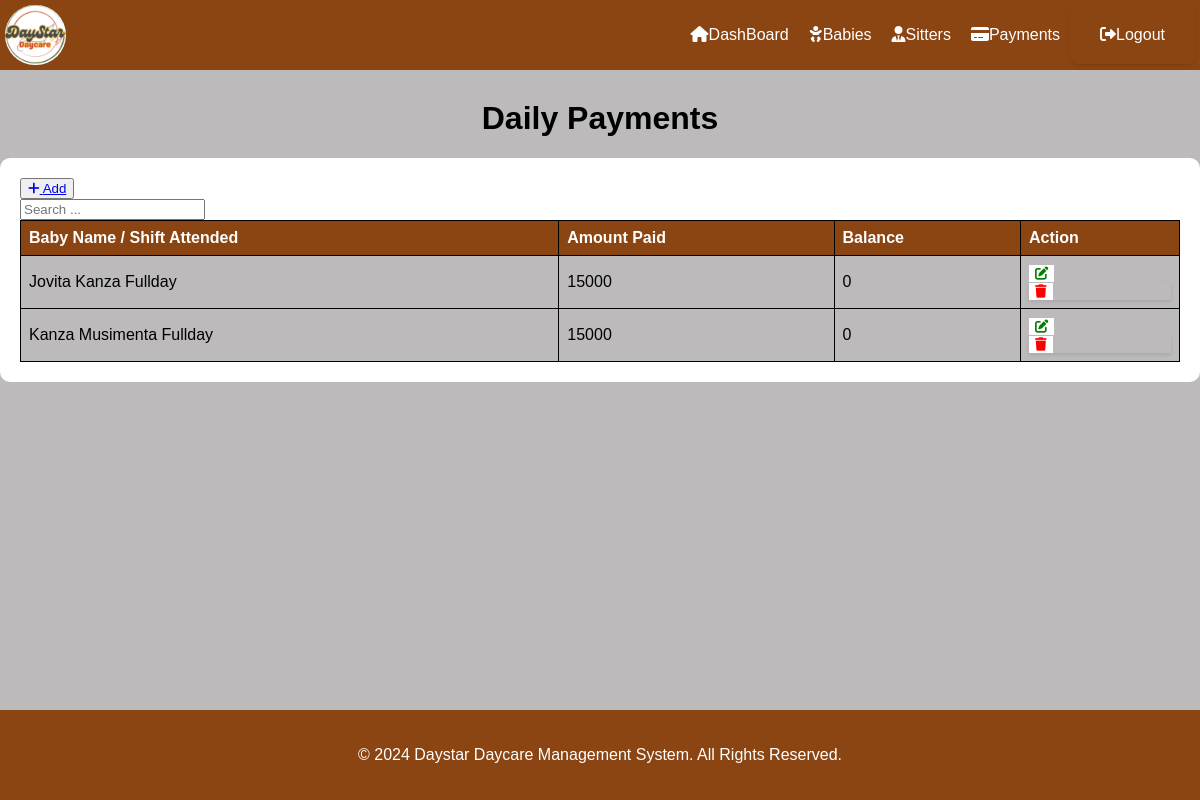
Screenshot of /daily_list/ with the database file from the repository.
### ddms_app/models.py (models this page shows, shortened)
class Dailypay(models.Model):
    departure = models.ForeignKey(
        Departure,
        on_delete=models.CASCADE,  # Deleting the Record deletes the Sitter_on_duty
        related_name='sitters',    # Allows reverse lookup
        null=True,                 # Sitter_on_duty may not always have a Record
        blank=False,                 # Allows for flexibility
    )
    amount_paid = models.CharField(max_length=50, blank=True, null=True)
    balance = models.IntegerField(null=True, blank=True)

class Departure(models.Model):
    PERIOD = (
        ('Halfday', 'Halfday'),
        ('Fullday', 'Fullday'),
    )
    STATUS = (
        ('Pending', 'Pending'),
        ('Cleared', 'Cleared'),
        ('Partial', 'Partial'),
    )
    arrival = models.ForeignKey(
        Arrival,
        on_delete=models.CASCADE,
        related_name='departures',
        null=True,
        blank=False,
    )
    name_person = models.CharField(max_length=50, blank=True, null=True)
    person_contact = models.CharField(max_length=50, blank=True, null=True)
    time_out = models.DateTimeField(auto_now_add = True, blank=True, null=True)
    period_stayed = models.CharField(max_length=20, blank=True, null=True, choices=PERIOD)
    payment_status = models.CharField(max_length=20, blank=True, null=True, choices=STATUS)
    comment = models.CharField(max_length=100, blank=True, null=True)

class Arrival(models.Model):
    GENDER = (
        ('Male', 'Male'),
        ('Female', 'Female'),
    )
    PERIOD = (
        ('Halfday', 'Halfday'),
        ('Fullday', 'Fullday'),
    )
    STATUS = (
        ('Pending', 'Pending'),
        ('Cleared', 'Cleared'),
        ('Partial', 'Partial'),
    )
    first_name = models.CharField(max_length=50, blank=True,null=True)
    last_name = models.CharField(max_length=50, blank=True, null=True)
    gender = models.CharField(max_length=10, blank=True,null=True, choices=GENDER)
    age = models.IntegerField(null=True, blank=True)
    location = models.CharField(max_length=30, null=True, blank=True)
    name_person = models.CharField(max_length=50, blank=True, null=True)
    person_contact = models.CharField(max_length=50, blank=True, null=True)
    time_in = models.DateTimeField(auto_now_add = True, blank=True, null=True)
    period_of_stay = models.CharField(max_length=20, blank=True, null=True, choices=PERIOD)
    payment_status = models.CharField(max_length=20, blank=True, null=True, choices=STATUS )

### ddms_app/views.py (the view)
# urls.py: path('daily_list/' ,views.daily_list, name='daily_list'),
def daily_list(request):
    records = Dailypay.objects.all()
    return render(request, 'daily_list.html', {'records': records})

### ddms_app/templates/daily_list.html (shortened to what this page needs)
{% extends  'base.html' %}
{% block content%}
    <h1>Daily Payments</h1>
    <div class="mt-4 p-5 bg-secondary text-white rounded">
        <table class="table table-striped table-bordered">
            <div class="mb-3">
                <button><a href="{% url 'add_daily' %}" class="btn btn-success">
                    <i class="fas fa-plus"></i> Add
                </a></button>
                <form class="button" style="  box-shadow: 0px; padding: 0px; border-radius: 0px; margin: 0px; max-width: 200px;" method="GET" action="{% url 'dailys_list' %}">
                    <input type="text" name="search" class="form-control" placeholder="Search ...">
                </form>
            </div>
            <thead>
                <tr>
                    <th>Baby Name / Shift Attended</th>
                    <th>Amount Paid</th>
                    <th>Balance</th>
                    <th>Action</th>
                </tr>
            </thead>
            <tbody>
                {% for dailypay in records %}
                <tr>
                    <td>
                        {{ dailypay.departure.arrival.first_name }}
                        {{ dailypay.departure.arrival.last_name }}
                        {{ dailypay.departure.period_stayed }}
                    </td>
                    <td>{{ dailypay.amount_paid }}</td>
                    <td>{{ dailypay.balance }}</td>
                <td>
                    <button type="submit"><a href="{% url 'edit_daily' dailypay.id %}" class="btn btn-danger"><i class="fas fa-edit"></i></a></button>
                            <form  style="  box-shadow: 0px;padding: 0px; border-radius: 0px; margin: 0px;" action="{% url 'delete_daily' dailypay.id %}" method="post"  onsubmit="return confirm('Are you sure you want to delete this record?');">
                                <button    ><i class="fas fa-trash"></i></button>
                            </form>
                        </td>
                    </tr>
                {% endfor %}
            </tbody>
        </table>
    </div>
    {% endblock %}

### ddms_app/templates/base.html (style rules this page uses)
body { font-family: Arial, sans-serif; background-color: rgb(188, 186, 186); margin: 0; padding: 0; color:white; }
h1 { text-align: center; margin-top: 30px; color:#000000; }
form { max-width: 500px; margin: 0 auto; padding: 20px; border-radius: 8px; box-shadow: 0 2px 4px rgba(0, 0, 0, 0.1); }
.mt-4 { margin-top: 20px; }
.p-5 { padding: 20px; }
.bg-secondary { background-color: white; border-radius: 10px; }
.text-white { color: #fff; }
table { width: 100%; border-collapse: collapse; border-spacing: 0; }
th, td { border: 1px solid #000000; padding: 8px; text-align: left; }
th { background-color: #8B4513; color: white; border: 1px solid black; }
td { background-color: rgb(188, 186, 186); color:#000000 }
td button { background-color: white ; color: red; border: none; cursor: pointer; }
td button a { color:green; text-decoration: none; background-color: white; }

### rows the page displays
Dailypay: departure.arrival.first_name "Jovita", departure.arrival.last_name "Kanza", departure.period_stayed "Fullday", amount_paid "15000", balance "0"
Dailypay: departure.arrival.first_name "Kanza", departure.arrival.last_name "Musimenta", departure.period_stayed "Fullday", amount_paid "15000", balance "0"
